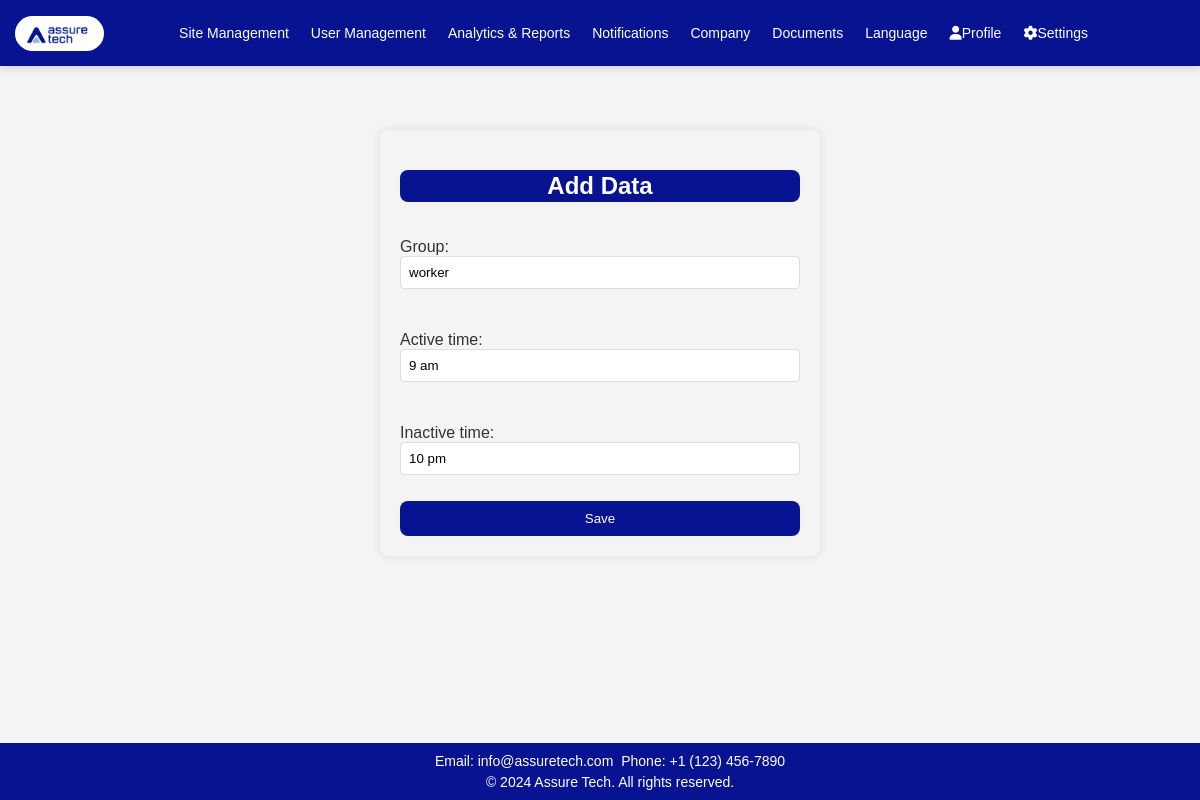
Screenshot of /edit_time/1/ with the database file from the repository.
### app1/models.py (models this page shows, shortened)
class timeschedule(models.Model):
    group = models.CharField(max_length=100)
    active_time = models.CharField(max_length=50)
    inactive_time = models.CharField(max_length=50)

### app1/views.py (the view)
# urls.py: path('edit_time/<int:id>/', edit_timeschedule, name='edit_timeschedule'),
def edit_timeschedule(request, id):
    instance = get_object_or_404(timeschedule, id=id)
    if request.method == 'POST':
        form = timescheduleForm(request.POST, instance=instance)
        if form.is_valid():
            form.save()
            return redirect('time')
    else:
        form = timescheduleForm(instance=instance)
    return render(request, 'app1/add_time.html', {'form': form})

### app1/forms.py
class timescheduleForm(forms.ModelForm):
    class Meta:
        model = timeschedule
        fields = '__all__'

### app1/templates/app1/add_time.html (shortened to what this page needs)
<!DOCTYPE html>
<html lang="en">
<head>
    <link rel="stylesheet" href="https://cdnjs.cloudflare.com/ajax/libs/font-awesome/5.15.3/css/all.min.css">
    <link rel="stylesheet" href="https://cdnjs.cloudflare.com/ajax/libs/font-awesome/6.0.0/css/all.min.css">
    {% load static %}
</head>
<body>
    <header>
        <a class="logo" href="#"><img src="{% static 'app1/images/logo.jpg' %}" alt="Logo"></a>
        <nav class="nav">
            <div class="dropdown">
                <a href="{% url 'sites' %}">Site Management</a>
            </div>
            <a href="{% url 'get_all' %}">User Management</a>
            <a href="{% url 'report' %}">Analytics & Reports</a>
            <a href="{% url 'notification1' %}">Notifications</a>
            <a href="{% url 'company' %}">Company</a>
            <a href="{%url 'orientation' %}">Documents</a>
            <div class="dropdown">
                <a href="#" class="dropbtn">Language</a>
            </div>
            <div class="dropdown">
                <a href="#" class="dropbtn"><i class="fas fa-user"></i>Profile</a>
            </div>
            <div class="dropdown">
                <a href="#" class="dropbtn"><i class="fas fa-cog"></i>Settings</a>
            </div>
        </nav>
    </header>
    <div class="content">
        <div class="form-container">
            <h2>Add Data</h2>
            <form method="post" enctype="multipart/form-data">
                {{ form.as_p }}
                <button type="submit">Save</button>
            </form>
        </div>
    </div>
    <footer>
        <p>Email: info@assuretech.com</p>
        <p>Phone: +1 (123) 456-7890</p>
        <div class="footer-bottom">
            <p>&copy; 2024 Assure Tech. All rights reserved.</p>
        </div>
    </footer>
</body>
</html>

### app1/templates/app1/add_time.html (style rules this page uses)
body { font-family: 'Verdana', sans-serif; width: 100%; margin: 0; padding-top: 10vh; background: #f4f4f4; box-sizing: border-box; height: 800px; }
header { background-color: #071390; color: white; text-align: center; padding: 15px 0; position: fixed; top: 0; width: 100%; z-index: 1000; display: flex; justify-content: space-between; align-items: center; box-shadow: 0px 4px 6px rgba(0, 0, 0, 0.1); }
.nav a { color: white; padding: 10px 10px; font-size: 14px; text-decoration: none; display: inline-block; margin-right: 2px; transition: color 0.3s ease; }
.nav { display: flex; align-items: center; margin-right: 100px; }
.logo img { max-height: 35px; margin-left: 15px; float: left; border-radius: 20px; }
.dropdown { display: inline-block; position: relative; text-align: center; }
footer { position: fixed; bottom: 0; width: 100%; background-color: #071390; color: white; text-align: center; padding: 10px; z-index: 1000; font-size: 14px; }
footer h4, footer p { white-space: nowrap; margin: 0; padding: 2px; display: inline; }
.footer-bottom { white-space: nowrap; padding-top: 5px; }
.footer-bottom p { margin: 0; }
.content { flex-grow: 1; padding: 30px; margin-top: 20px; height: 100px; }
.form-container { max-width: 400px; margin: 0 auto; background-color: transparent; padding: 20px; border-radius: 8px; box-shadow: 0 0 10px rgba(0, 0, 0, 0.1); }
.form-container h2 { text-align: center; background-color: #071390; color: white; border-radius: 8px; padding: 2px; }
form { display: flex; flex-direction: column; }
label { display: inline-block; margin-bottom: 0px; color: #333; }
input { display: block; width: 100%; padding: 8px; margin-bottom: 10px; border: 1px solid #ddd; border-radius: 4px; box-sizing: border-box; }
button { background-color: #071390; color: white; cursor: pointer; padding: 10px; border: none; border-radius: 8px; }

### rows the page displays
timeschedule: group "worker", active_time "9 am", inactive_time "10 pm"
